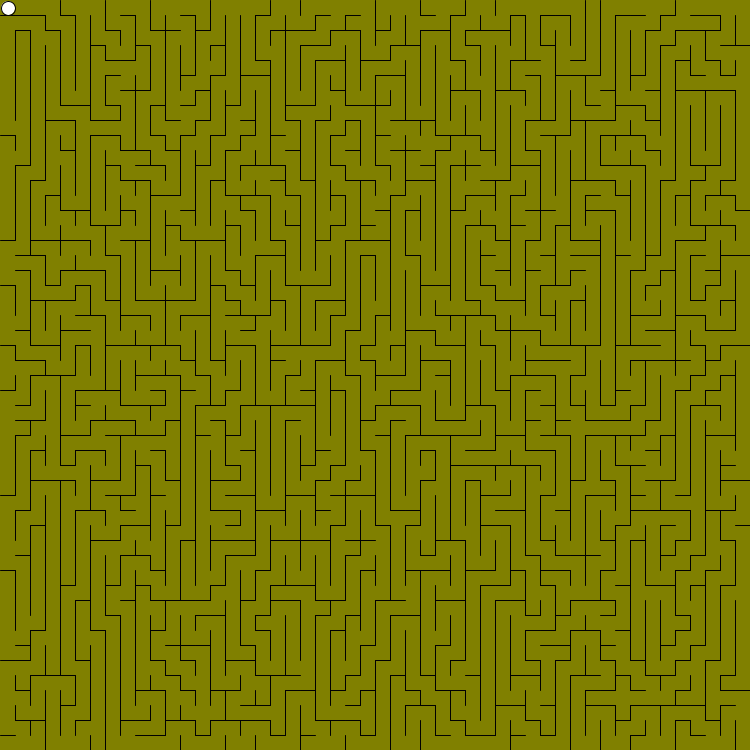
Frame 1 (no input)
Frame 60 (the mouse pressed at the canvas centre just before this capture): identical to frame 1, image omitted
Frame 120 (the mouse held since frame 60 and released just before this capture): identical to frame 1, image omitted

The Processing sketch that drew this single still picture (run headless with seeded random() and noise(); from frame 60 on, the mouse is pressed at the canvas centre):

// Processing sketch: maze1228
// ── maze1228.pde
//產生地圖maze的方法
int [][] maze = new int[50][50];
boolean [][] visited = new boolean[50][50];
boolean testVisible(int i, int j){ //true: nothing
  if(i<0 || j<0 || i>=50 || j>=50) return true;
  return visited[i][j]; //false 要用它 doing something
}
int [][] wallH = new int[50][49];
int [][] wallW = new int[49][50];
void genMaze2(int i, int j, int ii, int jj){
  if(i==ii) wallH[i][min(j,jj)] = 1;
  if(j==jj) wallW[min(i,ii)][j] = 1;
  genMaze(ii,jj);
}
void genMaze(int i, int j){
  //if(i==9&&j==9) return;
  visited[i][j] = true;
  println(i,j);
  while(true){
    if(testVisible(i+1, j)==false && int(random(2))==0) {genMaze2(i,j,i+1,j);}
    if(testVisible(i-1, j)==false && int(random(2))==0) {genMaze2(i,j,i-1,j);}
    if(testVisible(i, j+1)==false && int(random(2))==0) {genMaze2(i,j,i,j+1);}
    if(testVisible(i, j-1)==false && int(random(2))==0) {genMaze2(i,j,i,j-1);}
    if(testVisible(i+1, j) && testVisible(i-1, j) && testVisible(i,j+1) && testVisible(i,j-1)) break;
  }
}
int userI=0,userJ=0;
void setup(){
  size(750,750);
  genMaze(0,0);
}
void draw(){
  background(128,128,0);
  for(int i=0; i<50; i++){
    for(int j=0; j<49; j++){
      if(wallH[i][j]==0) line(15+j*15, i*15, 15+j*15, 15+i*15);
    }
  }
  for(int i=0; i<49; i++){
    for(int j=0; j<50; j++){
      if(wallW[i][j]==0) line(j*15, 15+i*15, 15+j*15, 15+i*15);
    }
  }
  
 ellipse(userJ*15+8,userI*15+8,14,14);
}
boolean noCrossWallW(int dI){
  int nextI=userI+dI;
  if(nextI<0||nextI>=50) return false;
  if(dI==-1 && wallW[nextI][userJ]==1) return true;
  if(dI==+1 && wallW[userI][userJ]==1) return true;
  return false;
}
boolean noCrossWallH(int dJ){
  int nextJ=userJ+dJ;
  if(nextJ<0||nextJ>=50) return false;
  if(dJ==-1 && wallH[userI][nextJ]==1) return true;
  if(dJ==+1 && wallH[userI][userJ]==1) return true;
  return false;
}
void keyPressed() {
  // 方向鍵移動玩家
  if (keyCode == UP && noCrossWallW(-1)) userI--;
  if (keyCode == DOWN && noCrossWallW(+1)) userI++;
  if (keyCode == LEFT &&  noCrossWallH(-1)) userJ--;
  if (keyCode == RIGHT &&  noCrossWallH(+1)) userJ++;
  
}
